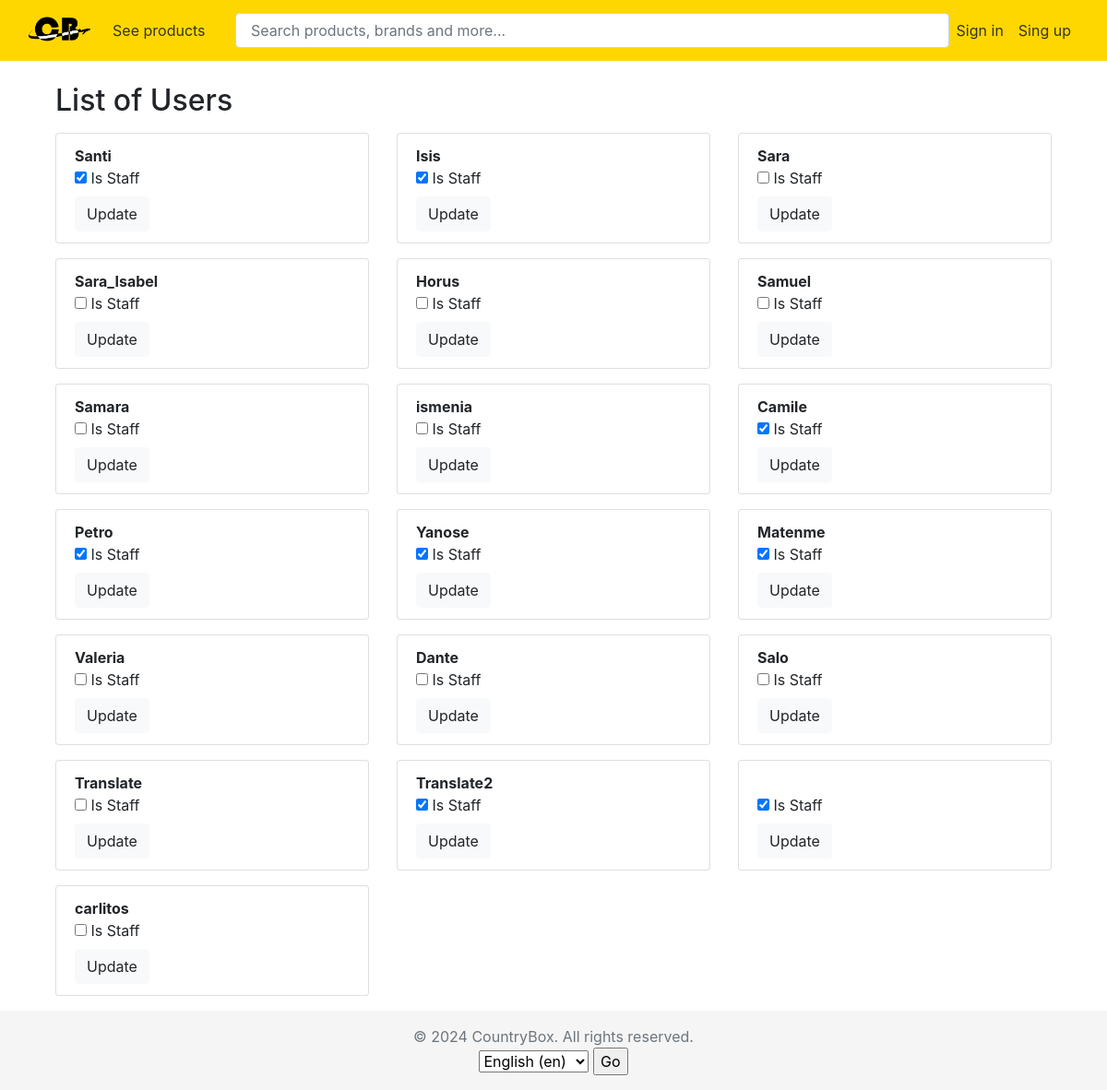
Page /list/ on the committed database.
### users/models.py (models this page shows)
class CustomUser(AbstractUser):
    address = models.CharField(max_length = 255, null=True)
    phone_number = models.IntegerField(null=True)

### users/views.py (the view)
# urls.py: path('list/', views.UserList, name="list_users"),
def UserList(request):
    if request.method == 'POST':
        form = UserStaffForm(request.POST)
        if form.is_valid():
            user_id = request.POST.get('user_id')
            is_staff = request.POST.get('is_staff') == 'on'  # 'on' si el checkbox está marcado
            CustomUser.objects.filter(pk=user_id).update(is_staff=is_staff)
            return redirect('list_users')  # Redirige a una URL de éxito
    else:
        users = CustomUser.objects.all()
        form = UserStaffForm()
    return render(request, 'userTemplates/listUser.html', {'form': form, 'users':users})

### users/forms.py
class UserStaffForm(forms.ModelForm):
    is_staff = forms.BooleanField(required=False, label=_("Is staff"))
    class Meta:
        model = CustomUser
        fields = ['is_staff']

### users/templates/userTemplates/listUser.html (shortened to what this page needs)
{% extends "templates/base.html" %}
{% load i18n %}
{% block content %}
<div class="container">
    <h2 class="mb-3"> {% trans "List of Users" %} </h2>
    <div class="row row-cols-1 row-cols-md-3 g-4">
        {% for user in users %}
        <div class="col">
            <ul class="list-group mb-3">
              <li class="list-group-item">
                <form method="post" action="{% url 'list_users' %}">
                  <div>
                    <b>{{ user.username }} </b>
                      <br>
                      <label>
                        <input type="checkbox" name= {% trans "is_staff" %}  {% if user.is_staff %}checked{% endif %}>
                        {% trans "Is Staff" %}
                      </label>
                  </div>
                  <button type="submit" class="btn btn-light">{% trans "Update" %}</button>
                </form>
              </li>
            </ul>
        </div>
        {% endfor %}
      </div>
</div>
{% endblock %}

### users/static/css/main.css (style rules this page uses)
body { display: flex; flex-direction: column; min-height: 100vh; margin: 0; }

### rows in the picture
CustomUser: username "Santi", is_staff "☑"
CustomUser: username "Isis", is_staff "☑"
CustomUser: username "Sara"
CustomUser: username "Sara_Isabel"
CustomUser: username "Horus"
CustomUser: username "Samuel"
CustomUser: username "Samara"
CustomUser: username "ismenia"
CustomUser: username "Camile", is_staff "☑"
CustomUser: username "Petro", is_staff "☑"
CustomUser: username "Yanose", is_staff "☑"
CustomUser: username "Matenme", is_staff "☑"
CustomUser: username "Valeria"
CustomUser: username "Dante"
CustomUser: username "Salo"
CustomUser: username "Translate"
CustomUser: username "Translate2", is_staff "☑"
CustomUser: is_staff "☑"
CustomUser: username "carlitos"

### other values in the picture
form field language "English (en)"
